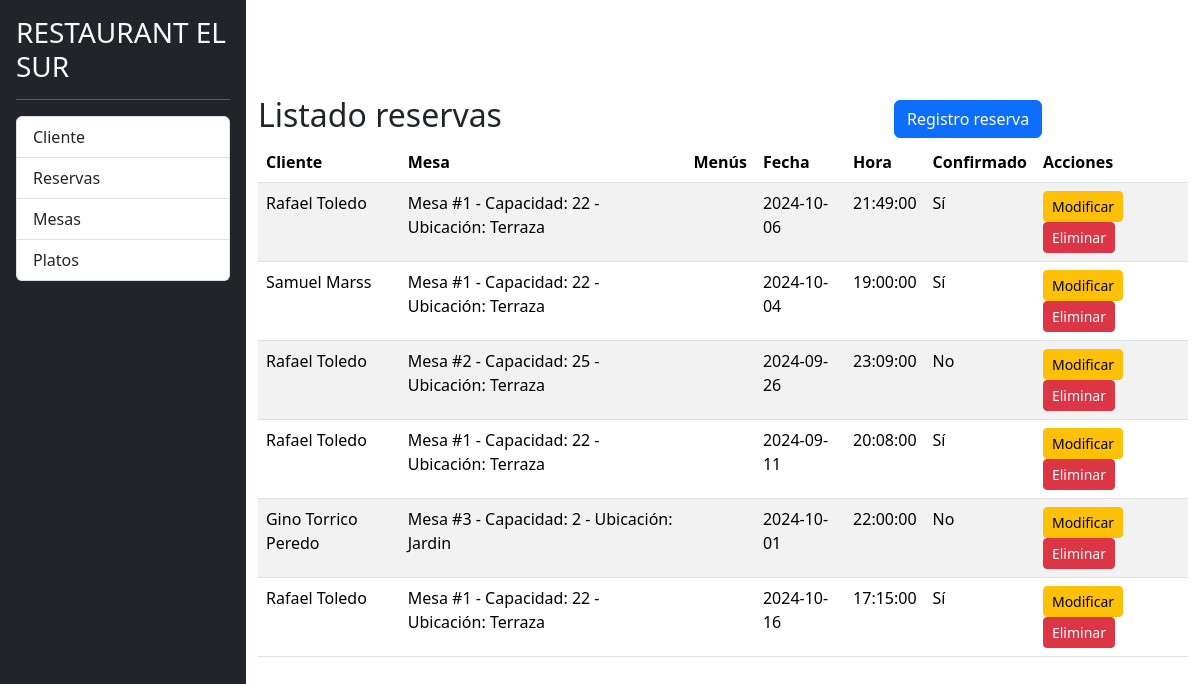
Before: /listado_reservas.php with the older database file.
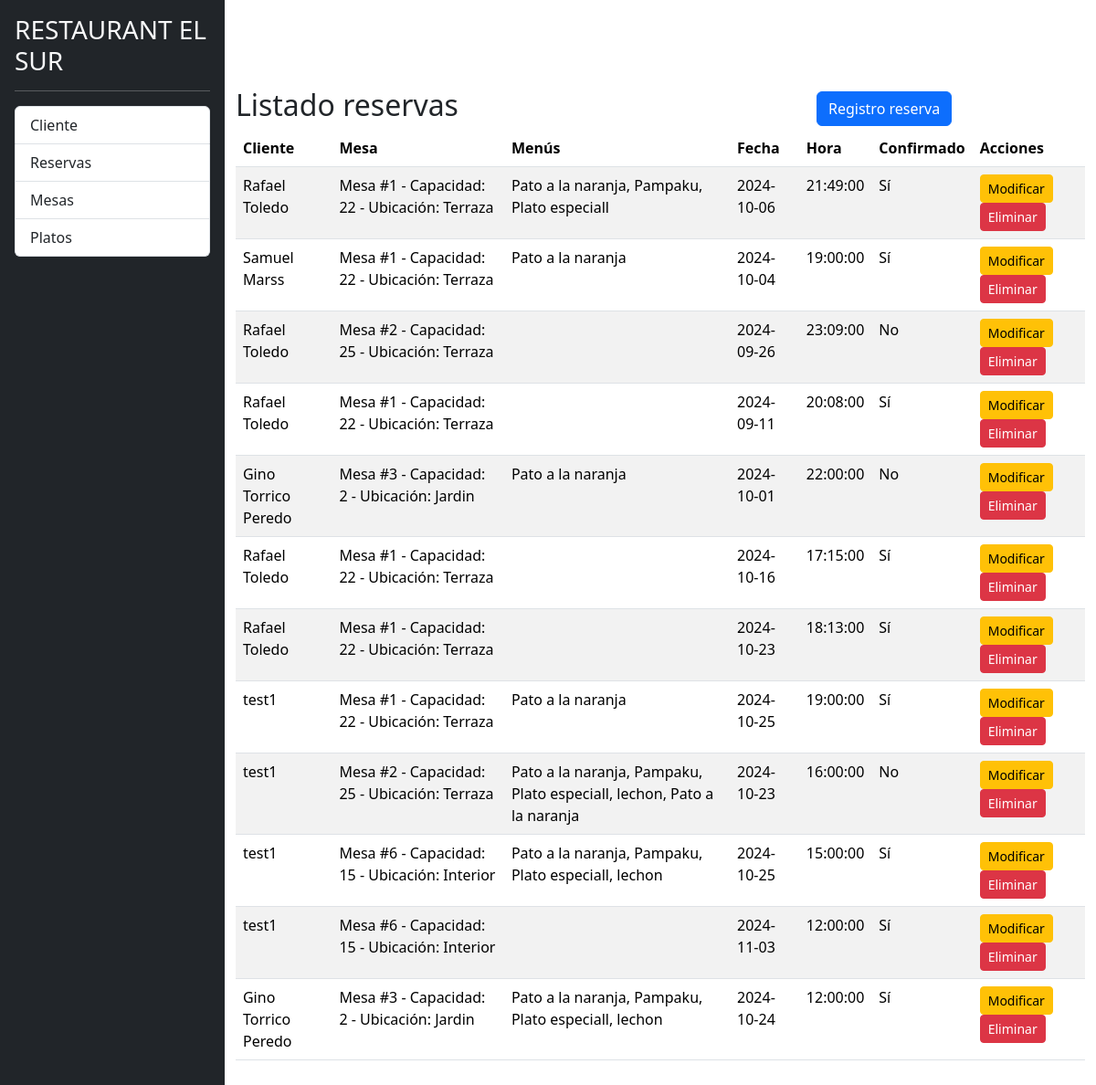
After: the same page with the newer database file.
### tables this page shows
CREATE TABLE `reservas` (
  `id` int(11) NOT NULL,
  `cliente_id` int(11) DEFAULT NULL,
  `mesa_id` int(11) DEFAULT NULL,
  `hora_reserva` time NOT NULL DEFAULT curtime(),
  `fecha_reserva` date NOT NULL DEFAULT curdate(),
  `confirmado` tinyint(1) DEFAULT 0
);

CREATE TABLE `clientes` (
  `id` int(11) NOT NULL,
  `nombre` varchar(255) NOT NULL,
  `correo_electronico` varchar(255) NOT NULL,
  `telefono` varchar(255) DEFAULT NULL
);

CREATE TABLE `mesas` (
  `id` int(11) NOT NULL,
  `numero_mesa` int(11) NOT NULL,
  `capacidad` int(11) NOT NULL,
  `ubicacion` varchar(255) DEFAULT NULL
);

### listado_reservas.php (the view, shortened to what this page needs)
<?php
include 'php/conexion.php';
$sql = "SELECT
            reservas.id AS reserva_id,
            clientes.nombre AS cliente_nombre,
            mesas.numero_mesa AS mesa_numero,
            mesas.capacidad AS mesa_capacidad,
            mesas.ubicacion AS mesa_ubicacion,
            GROUP_CONCAT(menus.nombre SEPARATOR ', ') AS menu_nombres,
            reservas.hora_reserva,
            reservas.fecha_reserva,
            reservas.confirmado
        FROM reservas
        JOIN clientes ON reservas.cliente_id = clientes.id
        JOIN mesas ON reservas.mesa_id = mesas.id
        LEFT JOIN detalle_reserva ON reservas.id = detalle_reserva.reserva_id
        LEFT JOIN menus ON detalle_reserva.menu_id = menus.id
        GROUP BY reservas.id";
$resultado = $conn->query($sql);
?>
<!DOCTYPE html>
<html lang="es">
<head>
    <link rel="stylesheet" href="css/bootstrap.min.css">
    <link rel="stylesheet" href="css/styles.css" />
</head>
<body>
    <div class="d-flex">
        <div class="bg-dark border-rigth p-3" id="sidebar">
            <h3 class="text-light">RESTAURANT EL SUR</h3>
            <hr class="text-white" />
            <div class="list-group list-reset">
                <a href="listado_clientes.php" class="list-group-item list-group-item-action">Cliente</a>
                <a href="listado_reservas.php" class="list-group-item list-group-item-action">Reservas</a>
                <a href="listado_mesas.php" class="list-group-item list-group-item-action">Mesas</a>
                <a href="listado_menus.php" class="list-group-item list-group-item-action">Platos</a>
            </div>
        </div>
        <div class="container mt-5">
            <div class="row align-items-center mt-5">
                <div class="col-md-8">
                    <h2>Listado reservas</h2>
                </div>
                <div class="col-md-4 text-right ml-auto">
                    <a href="registro_reserva.php" class="btn btn-primary">Registro reserva</a>
                </div>
            </div>
            <?php if ($resultado->num_rows > 0): ?>
                <table class="table table-striped">
                    <thead>
                        <tr>
                            <th>Cliente</th>
                            <th>Mesa</th>
                            <th>Menús</th>
                            <th>Fecha</th>
                            <th>Hora</th>
                            <th>Confirmado</th>
                            <th>Acciones</th>
                        </tr>
                    </thead>
                    <tbody>
                        <?php while ($fila = $resultado->fetch_assoc()): ?>
                            <tr>
                                <td><?php echo $fila['cliente_nombre']; ?></td>
                                <td>
                                    Mesa #<?php echo $fila['mesa_numero']; ?> - Capacidad: <?php echo $fila['mesa_capacidad']; ?> - Ubicación: <?php echo ucfirst($fila['mesa_ubicacion']); ?>
                                </td>
                                <td><?php echo $fila['menu_nombres']; ?></td>
                                <td><?php echo $fila['fecha_reserva']; ?></td>
                                <td><?php echo $fila['hora_reserva']; ?></td>
                                <td><?php echo $fila['confirmado'] ? 'Sí' : 'No'; ?></td>
                                <td>
                                    <a href="modificar_reserva.php?id=<?php echo $fila['reserva_id']; ?>" class="btn btn-warning btn-sm">Modificar</a>
                                    <a href="eliminar_reserva.php?id=<?php echo $fila['reserva_id']; ?>" class="btn btn-danger btn-sm" onclick="return confirm('¿Estás seguro de que deseas eliminar esta reserva?');">Eliminar</a>
                                </td>
                            </tr>
                        <?php endwhile; ?>
                    </tbody>
                </table>
            <?php else: ?>
                <div class="alert alert-info">No se encontraron reservas.</div>
            <?php endif; ?>
        </div>
</body>
</html>

Changed rows visible on the page:
shown differently, row unchanged: reservas (number 1 of 12 on the later page): menu_nombres (not shown) → "Pato a la naranja, Pampaku, Plato especiall"
shown differently, row unchanged: reservas "Samuel Marss": menu_nombres (not shown) → "Pato a la naranja"
shown differently, row unchanged: reservas (number 5 of 12 on the later page): menu_nombres (not shown) → "Pato a la naranja"
added reservas: cliente.nombre "Rafael Toledo", mesa.numero_mesa "1", mesa.capacidad "22", mesa.ubicacion "Terraza", fecha_reserva "2024-10-23", hora_reserva "18:13:00", confirmado "Sí"
added reservas: cliente.nombre "test1", mesa.numero_mesa "1", mesa.capacidad "22", mesa.ubicacion "Terraza", menu_nombres "Pato a la naranja", fecha_reserva "2024-10-25", hora_reserva "19:00:00", confirmado "Sí"
added reservas: cliente.nombre "test1", mesa.numero_mesa "2", mesa.capacidad "25", mesa.ubicacion "Terraza", menu_nombres "Pato a la naranja, Pampaku, Plato especiall, lechon, Pato a la naranja", fecha_reserva "2024-10-23", hora_reserva "16:00:00", confirmado "No"
added reservas: cliente.nombre "test1", mesa.numero_mesa "6", mesa.capacidad "15", mesa.ubicacion "Interior", menu_nombres "Pato a la naranja, Pampaku, Plato especiall, lechon", fecha_reserva "2024-10-25", hora_reserva "15:00:00", confirmado "Sí"
added reservas: cliente.nombre "test1", mesa.numero_mesa "6", mesa.capacidad "15", mesa.ubicacion "Interior", fecha_reserva "2024-11-03", hora_reserva "12:00:00", confirmado "Sí"
added reservas: cliente.nombre "Gino Torrico Peredo", mesa.numero_mesa "3", mesa.capacidad "2", mesa.ubicacion "Jardin", menu_nombres "Pato a la naranja, Pampaku, Plato especiall, lechon", fecha_reserva "2024-10-24", hora_reserva "12:00:00", confirmado "Sí"
